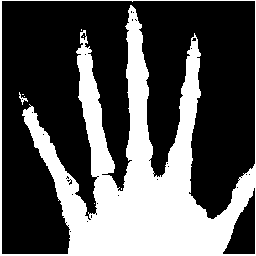
#> input picture cellular automata/cellular Automata/binaryhand.png, 256 x 256 px
$ python experiment.py
#> lines starting #> are read from the running program, lines starting #| are printed output that depends on the picture; after the words box and inside, x2 and y2 are one past the last pixel; in counts of white or black regions, pixels touching at a corner belong together
#> `initial_image = cv2.imread("binaryhand.png", 0)`: initial_image: shape (256, 256); 33.9% white; 8 white regions (6 under 20 px), largest, box (x1, y1, x2, y2) and area: (0, 0, 256, 256) 22163, (19, 92, 28, 105) 35
### cellular automata/cellular Automata/initialize_population.py
# -*- coding: utf-8 -*-
import numpy as np
import random
import json
import cv2


def initialize_population(initial_image, population_size=3, bonus=False):
#> called with population_size = 2, bonus = True
    new_population = []
    random_truth_table = []
    if bonus == False:
      a = np.array([[random.uniform(0.25, 1.5), 0.0],
                [0.0, random.uniform(0.25, 1.5)]])

      M, N = initial_image.shape
      points = np.mgrid[0:N, 0:M].reshape((2, M*N))
      new_points = np.linalg.inv(a).dot(points).round().astype(int)
      x, y = new_points.reshape((2, M, N), order='F')
      indices = x + N*y

      transformed_image = np.take(initial_image, indices, mode='wrap')
      goal_image = cv2.Canny(transformed_image, 256, 256)

      new_population.append(transformed_image.tolist())
      new_population.append(goal_image.tolist())

    elif bonus == True:
      for x_pixel in range(len(initial_image)):
        for y_pixel in range(len(initial_image[0])):
          if initial_image[x_pixel][y_pixel] < 128:
            initial_image[x_pixel][y_pixel] = 0
          elif initial_image[x_pixel][y_pixel] >= 128:
            initial_image[x_pixel][y_pixel] = 255

      goal_image = cv2.Canny(initial_image, len(initial_image), len(initial_image[0]))
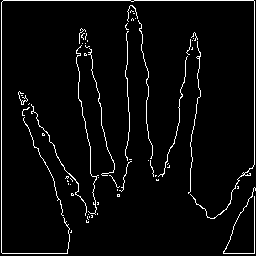
#> goal_image: shape (256, 256); 4% white in thin lines or dots

      new_population.append(initial_image.tolist())
      new_population.append(goal_image.tolist())

    for individual in range(population_size):
      random_truth_table= list()
      for bit in range(512):
        key = format(bit, 'b')
        while len(key) != 9:
          key = "0" + key
        random_truth_table.append({key: np.random.randint(2)})
      new_population.append(random_truth_table)
#> after the loop, new_population = 4 items

    with open("CellularAutomata.json", 'w') as o:
      o.write(json.dumps(new_population))

### cellular automata/cellular Automata/FitnessEval.py
# -*- coding: utf-8 -*-
import cv2

def calculate_fitness(start_image, final_image):
  edges = cv2.Canny(start_image, 256, 256)
#  edges=goal_image
  fitness = 0
  w,h=edges.shape
  for x_pixel in range(w):
    for y_pixel in range(h):
      if final_image[x_pixel][y_pixel] != edges[x_pixel][y_pixel]:
        fitness = fitness + 1

  return fitness

### cellular automata/cellular Automata/final_image1.py
# -*- coding: utf-8 -*-
import copy
import numpy as np

def int2bin(im):
    image=copy.deepcopy(im)
    w,h=image.shape
    for x_pixel in range(w):
        for y_pixel in range(h):
            if image[x_pixel][y_pixel]>128:
                image[x_pixel][y_pixel]=1
            else:
                image[x_pixel][y_pixel]=0
    return image

def bin2int(im):
    image=copy.deepcopy(im)
    w,h=image.shape
    for x_pixel in range(w):
        for y_pixel in range(h):
            if image[x_pixel][y_pixel]==1:
                image[x_pixel][y_pixel]=255
            else:
                image[x_pixel][y_pixel]=0
    return image
def str_rep(sub):
    s=''
    for i in sub:
        for j in i:
            s=s+str(j)

    return s

def get_rule(sub,ind_table):
    for i in ind_table:
        if(sub in i):
            rule=i[sub]
    return rule


def final_image(ind_table,start_image):
    start_image_bin=int2bin(start_image)
    final_image=copy.deepcopy(start_image_bin)
    w,h=start_image.shape

    for i in range(w):
        for j in range(h):
            if(i+3<=w):
                if(j+3<=h):
                     sub=copy.deepcopy(start_image_bin[i:i+3,j:j+3])
                     count=1
                else:
                    k=h-j
                    sub=np.append(start_image_bin[i:i+3,j:h],start_image_bin[i:i+3,0:3-k],axis=1)
                    count=2

            else:
                if(j+3<=h):
                    k1=w-i

                    sub=np.append(start_image_bin[i:w,j:j+3],start_image_bin[0:3-k1,j:j+3],axis=0)
                    count=3
                else:
                    k=h-j
                    k1=w-i
                    sub1=start_image_bin[i:w,j:h]
                    sub2=start_image_bin[i:w,0:3-k]
                    sub12=np.append(sub1,sub2,axis=1)
                    sub3=np.append(start_image_bin[0:3-k1,3-k:3],start_image_bin[0:3-k1,0:3-k],axis=1)
                    sub=np.append(sub12,sub3,axis=0)
                    count=4


            sub_key=str_rep(sub)
            rule=get_rule(sub_key,ind_table)
            if(rule==1):
                val=1
            elif(rule==0):
                val=0

            if(i+1<w):
                if(j+1<h):
                    final_image[i+1,j+1]=val
                else:
                    final_image[i+1,h-j-1]=val
            else:
                if(j+1<h):
                    final_image[w-i-1,j+1]=val
                else:
                    final_image[w-i-1,h-j-1]=val

    final=bin2int(final_image)
    return final


### cellular automata/cellular Automata/experiment.py
# -*- coding: utf-8 -*-
import cv2
import initialize_population as ipop
import json
import numpy as np
import FitnessEval as fit
import final_image1 as fi
import matplotlib.pyplot as plt


initial_image = cv2.imread("binaryhand.png", 0)

ipop.initialize_population(initial_image, 2, bonus = True)

with open("CellularAutomata.json",'r') as f:
  population = json.loads(f.read());

with open("solution.json",'r') as f:
#> (reads cellular automata/cellular Automata/solution.json from the repository)
  table = json.loads(f.read());

start_image = np.asarray(population[0])
goal_image = np.asarray(population[1])
init_image=start_image.astype(np.uint8)
print('fitness:{}'.format(fit.calculate_fitness(init_image,goal_image)))
print('start image')
plt.imshow(start_image,cmap='gray')
plt.show()
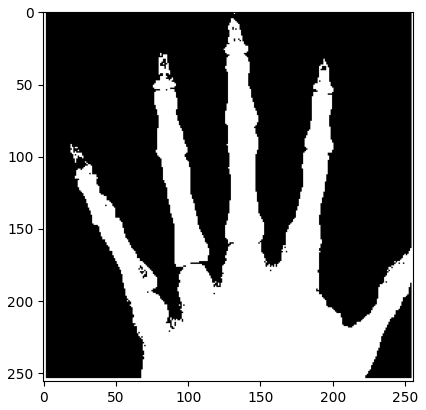
#> figure drawn by matplotlib, 1 panel
print('goal image')
plt.imshow(goal_image,cmap='gray')
plt.show()
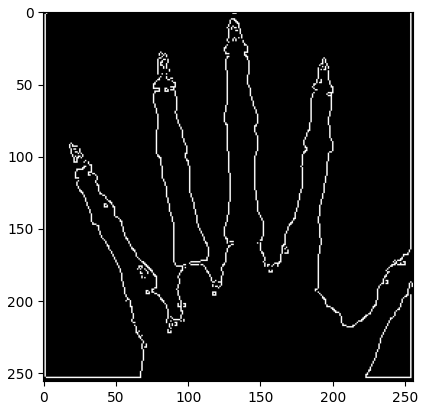
#> figure drawn by matplotlib, 1 panel

f=fi.final_image(table,start_image)
fitness=fit.calculate_fitness(init_image,f)

print(' fitness:{}'.format(fitness))
plt.imshow(f,cmap='gray')
plt.show()
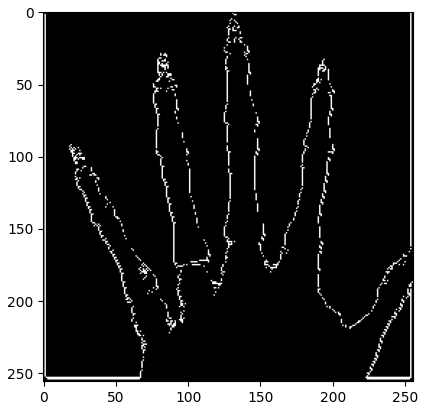
#> figure drawn by matplotlib, 1 panel
